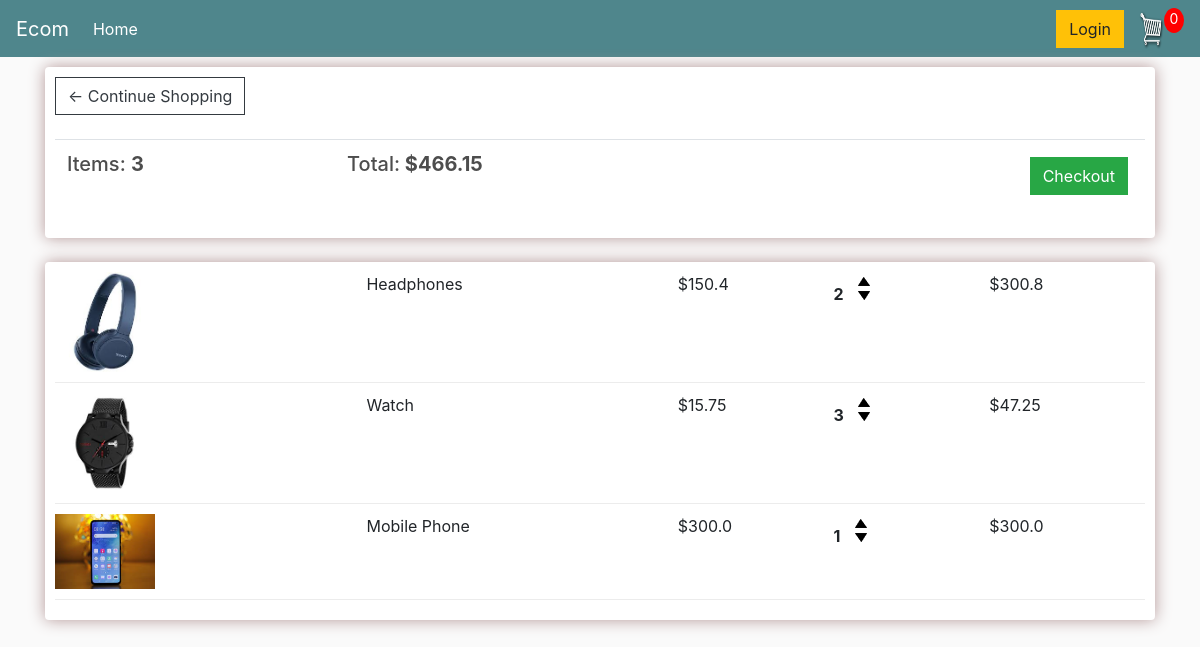
The app's page /cart/ (signed in) with its own data.
### store/models.py (models this page shows, shortened)
class Order(models.Model):
    customer = models.ForeignKey(Customer, on_delete=models.SET_NULL,null=True,blank=True)
    date_ordered = models.DateTimeField(auto_now_add=True)
    complete = models.BooleanField(default=False)
    transaction_id = models.CharField(max_length=100,null=True)
    @property
    def get_cart_total(self):
        items = self.orderitem_set.all()
        total = sum([item.product.price for item in items])
        return total
    @property
    def get_number_of_items(self):
        items = self.orderitem_set.all()
        total = sum([1 for item in items])
        return total

class OrderItem(models.Model):
    customer = models.ForeignKey(Customer,on_delete=models.SET_NULL,null=True,blank=True)
    product = models.ForeignKey(Product,on_delete=models.SET_NULL,null=True)
    order = models.ForeignKey(Order,on_delete=models.SET_NULL,null=True)
    quantity = models.IntegerField(default=0,null=True,blank=True)
    date_added = models.DateTimeField(auto_now_add=True)
    def cost(self):
        return self.quantity*self.product.price

class Product(models.Model):
    name = models.CharField(max_length=100)
    price = models.FloatField()
    digital = models.BooleanField(default=False,null=True,blank=True)
    image = models.ImageField(upload_to="",null=True,blank=True)

### store/views.py (the view)
# urls.py: path('cart/',views.Cart,name='cart'),
def Cart(request):
    if request.user.is_authenticated:
        Customer = request.user.customer
        orderitems = OrderItem.objects.filter(customer=Customer)
        order = orderitems[0].order
    else :
        orderitems = []
        order = {'get_cart_total':0,'get_number_of_items':0}
    context={'items':orderitems,'order':order}
    return render(request,'store/cart.html',context)

### templates/store/cart.html
{% extends 'store/main.html' %}
{% load static %}
{% block body_block %}
<div class="row">
    <div class="col-lg-12">
        <div class="box-element">
            <a  class="btn btn-outline-dark" href="{% url 'store:store' %}">&#x2190; Continue Shopping</a>
            <br>
            <br>
            <table class="table">
                <tr>
                    <th><h5>Items: <strong>{{ order.get_number_of_items }}</strong></h5></th>
                    <th><h5>Total:<strong> ${{ order.get_cart_total }}</strong></h5></th>
                    <th>
                        <a  style="float:right; margin:5px;" class="btn btn-success" href="{% url 'store:checkout' %}">Checkout</a>
                    </th>
                </tr>
            </table>
        </div>
        <br>
        <div class="box-element">
            {% for item in items %}
            <div class="cart-row">
                <div style="flex:2"><img class="row-image" src="{{ item.product.image.url }}"></div>
                <div style="flex:2"><p>{{ item.product.name }}</p></div>
                <div style="flex:1"><p>${{ item.product.price }}</p></div>
                <div style="flex:1">
                    <p class="quantity">{{ item.quantity }}</p>
                    <div class="quantity">
                        <img class="chg-quantity" src="{% static  'images/arrow-up.png' %}">
                        <img class="chg-quantity" src="{% static  'images/arrow-down.png' %}">
                    </div>
                </div>
                <div style="flex:1"><p>${{ item.cost }}</p></div>
            </div>
            {% endfor %}
        </div>
</div>
{% endblock %}

### static/css/main.css (style rules this page uses)
body { background-color: hsl(0, 0%, 98%); }
h1,h2,h3,h4,h5,h6 { color:hsl(0, 0%, 30%); }
.box-element { box-shadow:hsl(0, 16%, 65%) 0 0 16px; background-color: #fff; border-radius: 4px; padding: 10px; }
.col-lg-4, .col-lg-6, .col-lg-8, .col-lg-12 { margin-top: 10px; }
.btn { border-radius: 0; }
.row-image { width: 100px; }
.cart-row { display: flex; align-items: flex-stretch; padding-bottom: 10px; margin-bottom: 10px; border-bottom: 1px solid #ececec; }
.quantity { display: inline-block; font-weight: 700; padding-right:10px; }
.chg-quantity { width: 12px; cursor: pointer; display: block; margin-top: 5px; transition:.1s; }

### records on screen
Order: get_number_of_items "3", get_cart_total "466.15"
OrderItem: product.image (picture), product.name "Headphones", product.price "150.4", quantity "2", cost "300.8"
OrderItem: product.image (picture), product.name "Watch", product.price "15.75", quantity "3", cost "47.25"
OrderItem: product.image (picture), product.name "Mobile Phone", product.price "300.0", quantity "1", cost "300.0"
